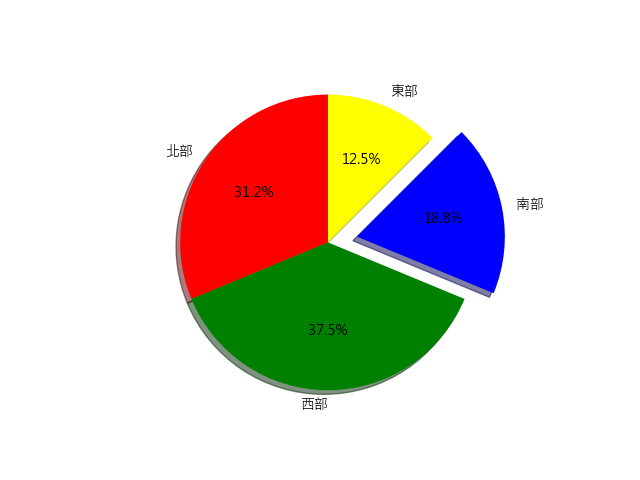

Write Python code to recreate this figure.
from re import T
import matplotlib.pyplot as plt
sizes = [25,30,15,10]
labels = ['北部','西部','南部','東部']
colors = ['red','green','blue','yellow']
explode = (0, 0, 0.2, 0)
plt.pie(sizes,
    explode=explode,
    labels=labels,
    colors=colors,
    labeldistance=1.1,
    autopct='%2.1f%%',
    pctdistance=0.6,
    shadow=True,
    startangle=90)
plt.rcParams['font.sans-serif'] = 'Microsoft JhengHei'
plt.rcParams['axes.unicode_minus'] = False
plt.show()
